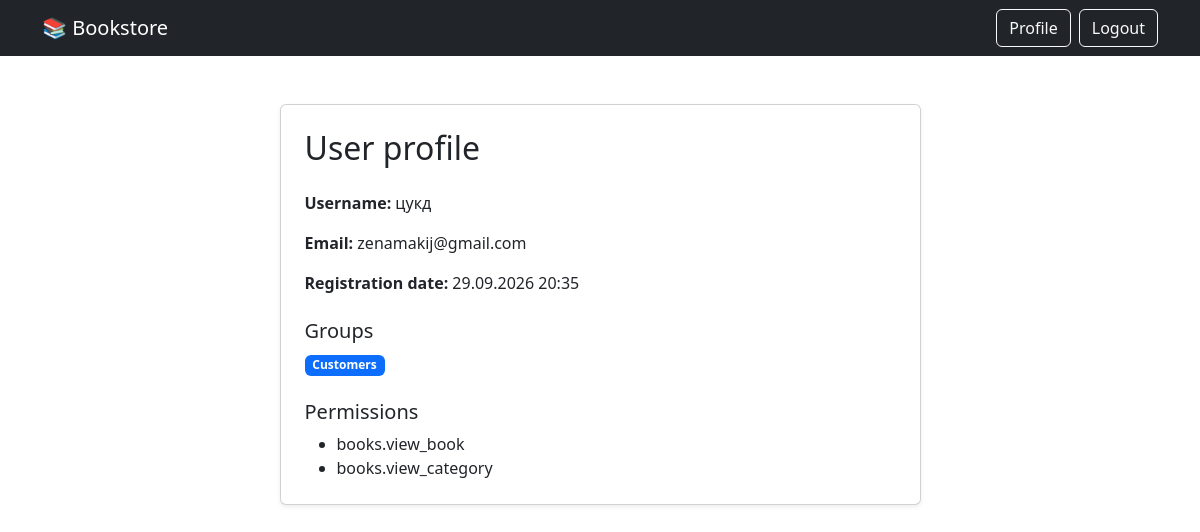
Page /users/profile/ (signed in) on the committed database.
### users/models.py (models this page shows, shortened)
class User(AbstractUser):
    email = models.EmailField(unique=True)
    username = models.CharField(max_length=150, unique=True)
    USERNAME_FIELD = 'email'
    REQUIRED_FIELDS = ['username']
    objects = CustomUserManager()

### users/views.py (the view)
# urls.py: path('profile/', ProfileView.as_view(), name='profile'),
class ProfileView(LoginRequiredMixin, TemplateView):
    template_name = 'users/profile.html'
    def get_context_data(self, **kwargs):
        context = super().get_context_data(**kwargs)
        context['user_groups'] = self.request.user.groups.all()
        return context

### users/templates/users/profile.html (shortened to what this page needs)
{% extends 'books/base.html' %}
{% load i18n %}
{% block content %}
<div class="row justify-content-center mt-5">
    <div class="col-md-7">
        <div class="card shadow-sm">
            <div class="card-body p-4">
                <h2 class="mb-4">{% trans "User profile" %}</h2>
                <p><strong>{% trans "Username" %}:</strong> {{ user.username }}</p>
                <p><strong>{% trans "Email" %}:</strong> {{ user.email }}</p>
                <p><strong>{% trans "Registration date" %}:</strong> {{ user.date_joined|date:'d.m.Y H:i' }}</p>
                <div class="mt-4">
                    <h5>{% trans "Groups" %}</h5>
                    {% if user_groups %}
                        {% for group in user_groups %}
                            <span class="badge bg-primary me-2">{{ group.name }}</span>
                        {% endfor %}
                    {% else %}
                        <p>{% trans "User has no groups yet." %}</p>
                    {% endif %}
                </div>
                <div class="mt-4">
                    <h5>{% trans "Permissions" %}</h5>
                    {% if user.get_all_permissions %}
                        <ul class="mb-0">
                            {% for permission in user.get_all_permissions %}
                                <li>{{ permission }}</li>
                            {% endfor %}
                        </ul>
                    {% else %}
                        <p>{% trans "No extra permissions." %}</p>
                    {% endif %}
                </div>
            </div>
        </div>
    </div>
</div>
{% endblock %}

### rows in the picture
User: username "цукд", email "zenamakij@gmail.com", date_joined "29.09.2026 20:35"

### other values in the picture
{{ group.name }} "Customers"
{{ permission }} "books.view_book" "books.view_category"
